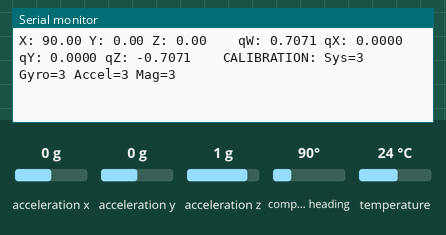
The sketch below on a simulated Arduino Uno, built with avr-gcc and run on an emulated ATmega328P. Parts: the last lines printed to the serial monitor. The test bench sets the inputs (shaded band); at power-on: acceleration x 0 g, acceleration y 0 g, acceleration z 1 g, compass heading 90°, temperature 24 °C.

Above: at 2.2 s.
2.3 s: acceleration x set to -1.4 g
At 2.4 s:
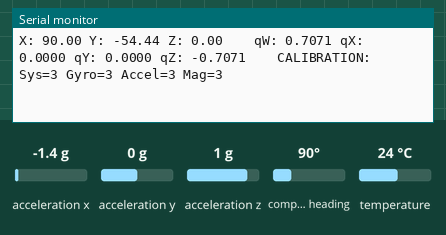
3.8 s: acceleration y set to -1.4 g
At 3.89 s:
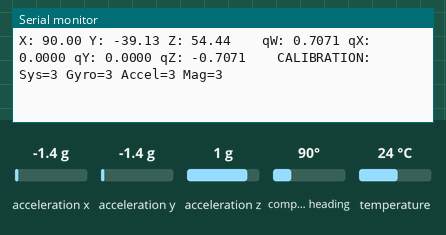
5.3 s: acceleration z set to -1.4 g
At 5.38 s:
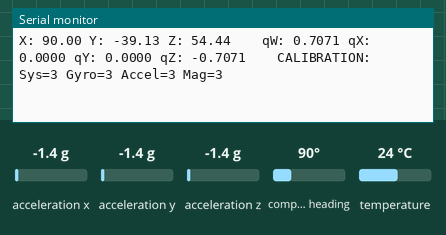
6.8 s: compass heading set to 7°
At 6.88 s:
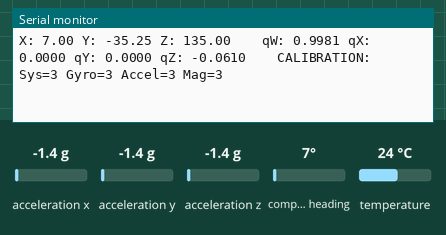
Timing chart, 0 to 9.3 s (numbered marks = the images above; inputs shaded):
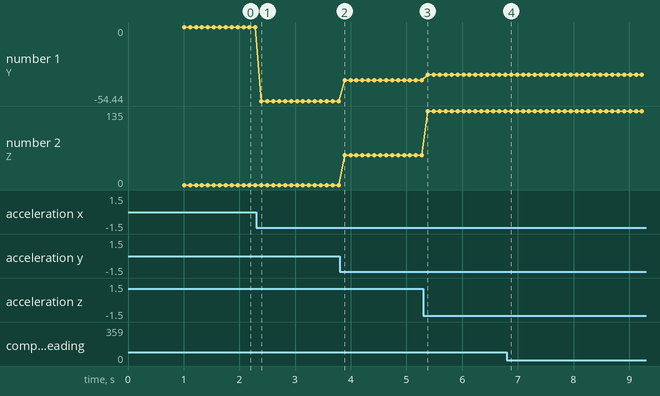

The sketch:

BNO055_rawdata-Q.ino
```cpp
#include <Wire.h>
#include <Adafruit_Sensor.h>
#include <Adafruit_BNO055.h>
#include <utility/imumaths.h>

/* This driver reads raw data from the BNO055

   Connections
   ===========
   Connect SCL to analog 5
   Connect SDA to analog 4
   Connect VDD to 3.3V DC
   Connect GROUND to common ground

   History
   =======
   2015/MAR/03  - First release (KTOWN)
*/

/* Set the delay between fresh samples */
#define BNO055_SAMPLERATE_DELAY_MS (100)

// Check I2C device address and correct line below (by default address is 0x29 or 0x28)
//                                   id, address
Adafruit_BNO055 bno = Adafruit_BNO055(-1, 0x28, &Wire);

/**************************************************************************/
/*
    Arduino setup function (automatically called at startup)
*/
/**************************************************************************/
void setup(void)
{
  Serial.begin(115200);

  while (!Serial) delay(10);  // wait for serial port to open!

  Serial.println("Orientation Sensor Raw Data Test"); Serial.println("");

  /* Initialise the sensor */
  if(!bno.begin())
  {
    /* There was a problem detecting the BNO055 ... check your connections */
    Serial.print("Ooops, no BNO055 detected ... Check your wiring or I2C ADDR!");
    while(1);
  }

  delay(1000);

  /* Display the current temperature */
  int8_t temp = bno.getTemp();
  Serial.print("Current Temperature: ");
  Serial.print(temp);
  Serial.println(" C");
  Serial.println("");

  bno.setExtCrystalUse(true);

  Serial.println("Calibration status values: 0=uncalibrated, 3=fully calibrated");
}

/**************************************************************************/
/*
    Arduino loop function, called once 'setup' is complete (your own code
    should go here)
*/
/**************************************************************************/
void loop(void)
{
  // Possible vector values can be:
  // - VECTOR_ACCELEROMETER - m/s^2
  // - VECTOR_MAGNETOMETER  - uT
  // - VECTOR_GYROSCOPE     - rad/s
  // - VECTOR_EULER         - degrees
  // - VECTOR_LINEARACCEL   - m/s^2
  // - VECTOR_GRAVITY       - m/s^2
  imu::Vector<3> euler = bno.getVector(Adafruit_BNO055::VECTOR_EULER);

  /* Display the floating point data */
  Serial.print("X: ");
  Serial.print(euler.x());
  Serial.print(" Y: ");
  Serial.print(euler.y());
  Serial.print(" Z: ");
  Serial.print(euler.z());
  Serial.print("\t\t");


  // Quaternion data
  imu::Quaternion quat = bno.getQuat();
  Serial.print("qW: ");
  Serial.print(quat.w(), 4);
  Serial.print(" qX: ");
  Serial.print(quat.x(), 4);
  Serial.print(" qY: ");
  Serial.print(quat.y(), 4);
  Serial.print(" qZ: ");
  Serial.print(quat.z(), 4);
  Serial.print("\t\t");


  /* Display calibration status for each sensor. */
  uint8_t system, gyro, accel, mag = 0;
  bno.getCalibration(&system, &gyro, &accel, &mag);
  Serial.print("CALIBRATION: Sys=");
  Serial.print(system, DEC);
  Serial.print(" Gyro=");
  Serial.print(gyro, DEC);
  Serial.print(" Accel=");
  Serial.print(accel, DEC);
  Serial.print(" Mag=");
  Serial.println(mag, DEC);

  delay(BNO055_SAMPLERATE_DELAY_MS);
}
```

Measured:
- after the input at 2.3 s, the serial monitor: prints a new line after 0.09 s (image 1)
- after the input at 3.8 s, the serial monitor: prints a new line after 0.09 s (image 2)
- after the input at 6.8 s, the serial monitor: prints a new line after 0.08 s (image 4)
- plotted number 1: 0 → -54.44 after the input at 2.3 s, -54.44 → -39.13 after the input at 3.8 s, -39.13 → -35.25 after the input at 5.3 s
- plotted number 2: 0 → 54.44 after the input at 3.8 s, 54.44 → 135 after the input at 5.3 s
